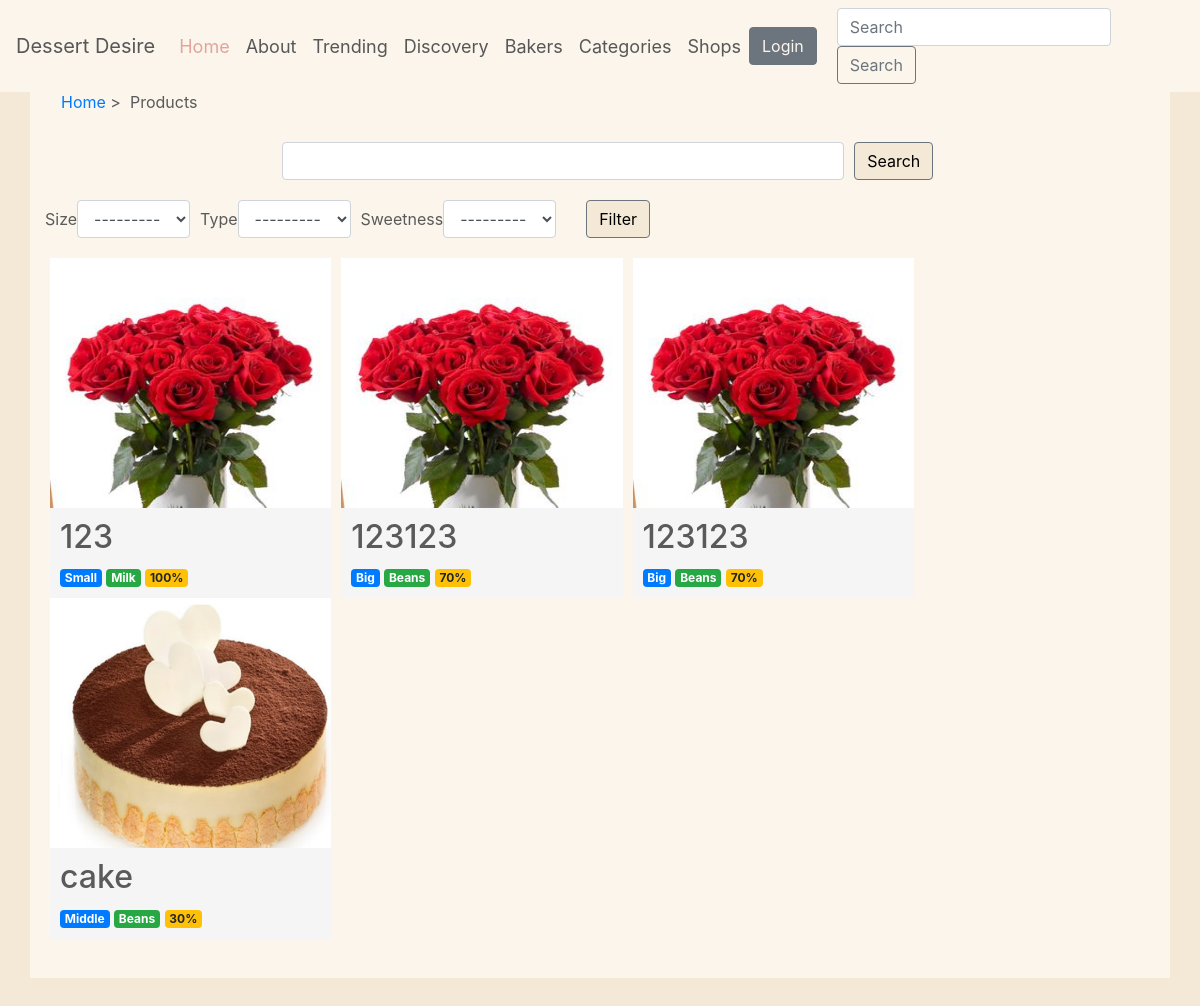
Page /rango/productlist/ on the committed database.
### rango/models.py (models this page shows, shortened)
class Product(models.Model):
    SIZE_CHOICES = (
        ('Small', 'Small'),
        ('Middle', 'Middle'),
        ('Big', 'Big')
    )
    TYPE_CHOICES = (
        ('Beans', 'Beans'),
        ('Milk', 'Milk')
    )
    SWEETNESS_CHOICES = (
        ('100%', '100%'),
        ('70%', '70%'),
        ('30%', '30%')
    )
    name = models.CharField(max_length=255)
    size = models.CharField(max_length=10, choices=SIZE_CHOICES)
    type = models.CharField(max_length=255, choices=TYPE_CHOICES)
    sweetness = models.CharField(max_length=10, choices=SWEETNESS_CHOICES)
    img = models.ImageField(upload_to='products')
    location = models.TextField()

### rango/views.py (the view)
# urls.py: path('productlist/', views.ProductListView.as_view(), name='product-list'),
class ProductListView(FormMixin, ListView):
    model = Product
    template_name = 'rango/product-list.html'
    form_class = FilterForm
    def get_queryset(self):
        queryset = super(ProductListView, self).get_queryset()
        form = self.get_form()
        if form.is_valid():
            data = form.cleaned_data
            data = {k: v for k, v in data.items() if v}
            queryset = queryset.filter(**data)
        q = self.request.GET.get('q')
        if q is not None:
            queryset = queryset.filter(name__icontains=q)
        return queryset
    def get_context_data(self, **kwargs):
        context = super(ProductListView, self).get_context_data(**kwargs)
        form = self.get_form()
        context['form'] = form
        return context
    def get_form_kwargs(self):
        kwargs = {
            'initial': self.get_initial(),
            'prefix': self.get_prefix(),
        }
        kwargs.update({
            'data': self.request.GET,
        })
        return kwargs

### rango/forms.py
class FilterForm(forms.ModelForm):
    def __init__(self, *args, **kwargs):
        super(FilterForm, self).__init__(*args, **kwargs)
        helper = FormHelper()
        helper.form_class = 'form-horizontal'
        helper.label_class = 'col-lg-2'
        helper.field_class = 'col-lg-8'
        self.helper = helper
        self.fields['size'].required = False
        self.fields['type'].required = False
        self.fields['sweetness'].required = False
    class Meta:
        model = Product
        fields = ('size', 'type', 'sweetness')

### templates/rango/product-list.html (shortened to what this page needs)
{% extends 'base.html'%}
{% load crispy_forms_tags %}
{% block page_title %}
Products
{% endblock %}
{% block content %}
    <form action="" method="get" class="row" style="margin-left: 0;display: flex;justify-content: center">
        <input type="text" class="form-control col-md-6" name="q" value="{{ request.GET.q }}" style="margin-right: 10px">
        <button class="btn btn-secondary" type="submit" style="background-color: #F4E8D7;color: black">Search</button>
    </form>
    <div class="row" style="margin-top: 20px">
        <form action="" method="get" class="form-inline">
            {{ form|crispy }}
             <button class="btn btn-secondary" type="submit" style="margin-left: 20px;background-color: #F4E8D7;color: black">Filter</button>
        </form>
    </div>
  <div class="row row-cols-4" style="margin-top: 20px">
  {% for product in object_list %}
    <div class="col" style="background-color: #F5F5F5;padding: 0;margin: 0 5px" onclick="window.location.href='{% url 'rango:product-detail' product.pk %}'">
        <img src="/media/{{ product.img }}" alt="" style="width: 100%;height: 250px">
        <div style="padding: 10px">
            <h2>{{ product.name }}</h2>
            <span class="badge badge-primary">{{ product.size }}</span>
            <span class="badge badge-success">{{ product.type }}</span>
            <span class="badge badge-warning">{{ product.sweetness }}</span>
        </div>
    </div>
  {% endfor %}
  </div>
{% endblock %}

### templates/base.html (shortened to what this page needs)
{% load static %}
<!DOCTYPE html>
<html lang="en">
<head>
    <link rel="stylesheet" href="{% static 'bootstrap/bootstrap.min.css' %}">
</head>
<body>
{% include 'components/nav.html' %}
<main role="main">
<div class="container" style="background-color: #FBF5EC;margin-top: 30px;min-height: 900px">
    <ul class="breadcrumb" style="background-color: #FBF5EC">
        <li>
            <a href="/">Home</a> <span class="divider">></span>
        </li>
        <li class="active">&nbsp;{% block page_title %}{% endblock %}</li>
    </ul>
    {% block content %}
    {% endblock %}
</div>
</main>
</body>
</html>

### templates/components/nav.html (shortened to what this page needs)
<nav class="navbar navbar-expand-md navbar-dark fixed-top" style="background-color: #FBF5EC">
<a class="navbar-brand" href="#" style="color: #575757">Dessert Desire</a>
<div class="collapse navbar-collapse" id="navbarCollapse">
  <ul class="navbar-nav mr-auto">
    <li class="nav-item active">
      <a class="nav-link" href="/" style="color: #E1A59C">Home <span class="sr-only">(current)</span></a>
    </li>
    <li class="nav-item">
      <a class="nav-link" href="{% url 'rango:about' %}" tabindex="-1" aria-disabled="true" style="color: #575757">About</a>
    </li>
      <li class="nav-item">
          <a class="nav-link" href="{% url 'rango:trending' %}" tabindex="-1" aria-disabled="true" style="color: #575757">Trending</a>
      </li>
      <li class="nav-item">
          <a class="nav-link" href="{% url 'rango:discovery' %}" tabindex="-1" aria-disabled="true" style="color: #575757">Discovery</a>
      </li>
      <li class="nav-item">
          <a class="nav-link" href="{% url 'rango:bakers' %}" tabindex="-1" aria-disabled="true" style="color: #575757">Bakers</a>
      </li>
    <li class="nav-item" >
      <a class="nav-link" href="{% url 'rango:category-list' %}" style="color: #575757">Categories</a>
    </li>
    <li class="nav-item">
      <a class="nav-link" href="{% url 'rango:product-list' %}" style="color: #575757">Shops</a>
    </li>
  </ul>
  <div class="mt-2 mt-md-0">
      {% if request.user.is_authenticated %}
          <a href="{% url 'rango:profile' %}" style="color: #575757">{{ request.user.username }}</a><span> / </span><a href="{% url 'rango:logout' %}" style="color: #575757">Logout</a>
      {% else %}
          <a class="btn btn-secondary" href="{% url 'rango:login' %}" style="color: #FBF5EC">Login</a>
      {% endif %}
  </div>
<form class="form-inline mt-2 mt-md-0" style="margin-left: 20px">
    <input class="form-control mr-sm-2" type="text" placeholder="Search" aria-label="Search">
    <button class="btn btn-outline-secondary my-2 my-sm-0" type="submit">Search</button>
  </form>
</div>
</nav>

### templates/rango/product-list.html (style rules this page uses)
.form-group { margin-right: 10px; }
.row { margin-left: 0; }

### templates/base.html (style rules this page uses)
body { padding-top: 3rem; padding-bottom: 3rem; color: #5a5a5a; background-color: #F4E8D7; }
.nav-link { color: #575757; font-size: 18px; }

### rows in the picture
Product: img (picture), name "123", size "Small", type "Milk", sweetness "100%"
Product: img (picture), name "123123", size "Big", type "Beans", sweetness "70%"
Product: img (picture), name "123123", size "Big", type "Beans", sweetness "70%"
Product: img (picture), name "cake", size "Middle", type "Beans", sweetness "30%"
